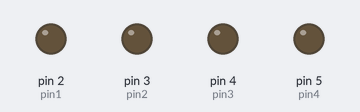
A sketch run on a simulated Arduino Uno, built with avr-gcc and run on an emulated ATmega328P. Parts: output pins drawn as LEDs (lit = HIGH).

Above: at 0.02 s.
At 0.37 s:
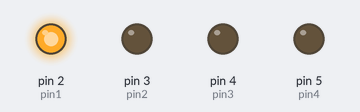
At 0.72 s:
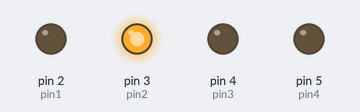
At 1.47 s:
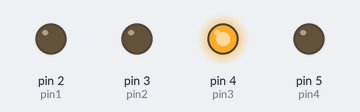
At 2.92 s:
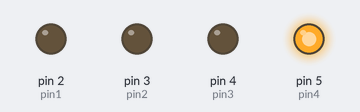
Timing chart, 0 to 3.2 s (numbered marks = the images above):
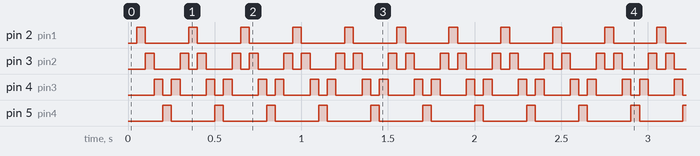

Measured:
- by itself, pin 2 (pin1), pin 5 (pin4): alternates HIGH for 0.05 s and LOW for 0.25 s
- by itself, pin 3 (pin2): repeats every 0.30 s: LOW 0.15 s, HIGH 0.05 s, LOW 0.05 s, HIGH 0.05 s
- by itself, pin 4 (pin3): repeats every 0.30 s: LOW 0.05 s, HIGH 0.05 s, LOW 0.15 s, HIGH 0.05 s

The sketch:

ex06.ino
```cpp
// Arduino Board Layout:
//                   +5V
//                    |
// Pin 2 ------------ LED 1
//                    |
// Pin 3 ------------ LED 2
//                    |
// Pin 4 ------------ LED 3
//                    |
// Pin 5 ------------ LED 4
//                    |
//                   GND

// Tool for online arduino board layout:
// https://www.tinkercad.com/

const int pin1 = 2;        // Pin 2 is connected to LED 1
const int pin2 = 3;        // Pin 3 is connected to LED 2
const int pin3 = 4;        // Pin 4 is connected to LED 3
const int pin4 = 5;        // Pin 5 is connected to LED 4
const int frequency = 50;  // Frequency of LED state change (in milliseconds)
int state1 = LOW;          // Variable to store the state of LED 1 (LOW = off, HIGH = on)
int state2 = LOW;          // Variable to store the state of LED 2 (LOW = off, HIGH = on)
int state3 = LOW;          // Variable to store the state of LED 3 (LOW = off, HIGH = on)
int state4 = LOW;          // Variable to store the state of LED 4 (LOW = off, HIGH = on)
long prevmillis = 0;       // Variable to store the previous time
int step = 0;              // Variable to track the current step
bool stateBool = true;     // Boolean variable to control the direction of steps

void setup()
{
  pinMode(pin1, OUTPUT);   // Set Pin 2 as an output pin for LED 1
  pinMode(pin2, OUTPUT);   // Set Pin 3 as an output pin for LED 2
  pinMode(pin3, OUTPUT);   // Set Pin 4 as an output pin for LED 3
  pinMode(pin4, OUTPUT);   // Set Pin 5 as an output pin for LED 4
}

void loop()
{
  long curmillis = millis();   // Get the current time in milliseconds
  if (step == 4)
  {
    stateBool = false;   // If the maximum step is reached, change the state boolean to false
  }
  // If the elapsed time since the last change is greater than or equal to the frequency and state boolean is true
  if (curmillis - prevmillis >= frequency && stateBool)
  {
    prevmillis = curmillis;   // Update the previous time to the current time
    step++;                   // Increment the step variable
    digitalWrite(pin1, LOW);  // Turn off LED 1
    digitalWrite(pin2, LOW);  // Turn off LED 2
    digitalWrite(pin3, LOW);  // Turn off LED 3
    digitalWrite(pin4, LOW);  // Turn off LED 4
  }
  // If the elapsed time since the last change is greater than or equal to the frequency and state boolean is false
  if (curmillis - prevmillis >= frequency && !stateBool)
  {
    prevmillis = curmillis;   // Update the previous time to the current time
    step--;                   // Decrement the step variable
    digitalWrite(pin1, LOW);  // Turn off LED 1
    digitalWrite(pin2, LOW);  // Turn off LED 2
    digitalWrite(pin3, LOW);  // Turn off LED 3
    digitalWrite(pin4, LOW);  // Turn off LED 4
    // If the step is 1, change the state boolean back to true
    if (step == 1)
    {
      stateBool = true;   // Change the state boolean back to true to reverse the direction
    }
  }
  // Switch statement to control the LEDs based on the current step
  switch (step)
  {
    case 1:
      digitalWrite(pin1, HIGH);  // Turn on LED 1
      break;
    case 2:
      digitalWrite(pin2, HIGH);  // Turn on LED 2
      break;
    case 3:
      digitalWrite(pin3, HIGH);  // Turn on LED 3
      break;
    case 4:
      digitalWrite(pin4, HIGH);  // Turn on LED 4
      break;
    default:
      step = 0;                  // Reset the step to 0 if it goes beyond the defined steps
      break;
  }
}
```
